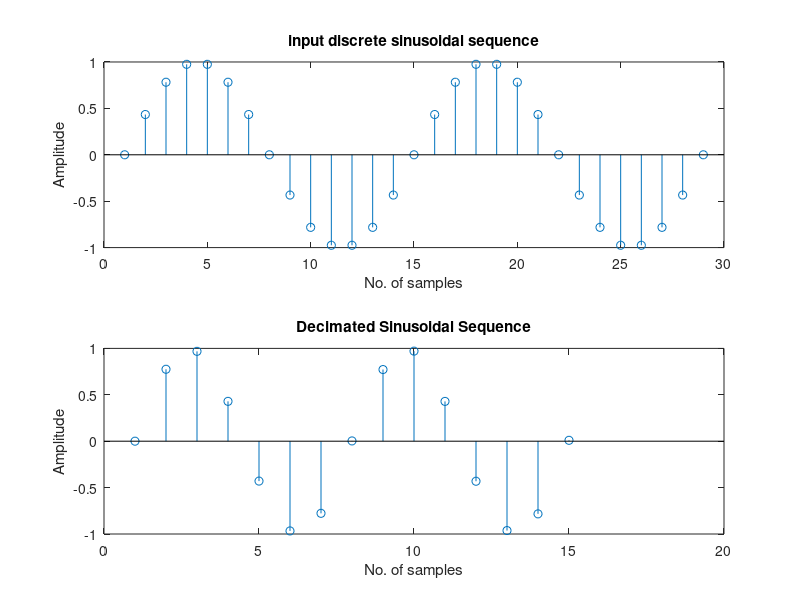

The MATLAB script that drew this image:
clc;
clear all;
close all;
fm = 10;
fs = 140;
t = 0:1/fs:0.2; % given no of samples is 80 hence common difference is 1/140 ie 0.007 hence 0.57 = 0+(80-1)0.007 ie AP formula to find nth term an = a1+(n-1)d
x = sin(2*pi*fm*t);
% decimation of input sequence
M = 2;
xd = decimate(x,M);
subplot(2,1,1);
stem(x);
xlabel('No. of samples');
ylabel('Amplitude');
title('input discrete sinusoidal sequence');
subplot(2,1,2);
stem(xd);
xlabel('No. of samples');
ylabel('Amplitude');
title('Decimated Sinusoidal Sequence');



